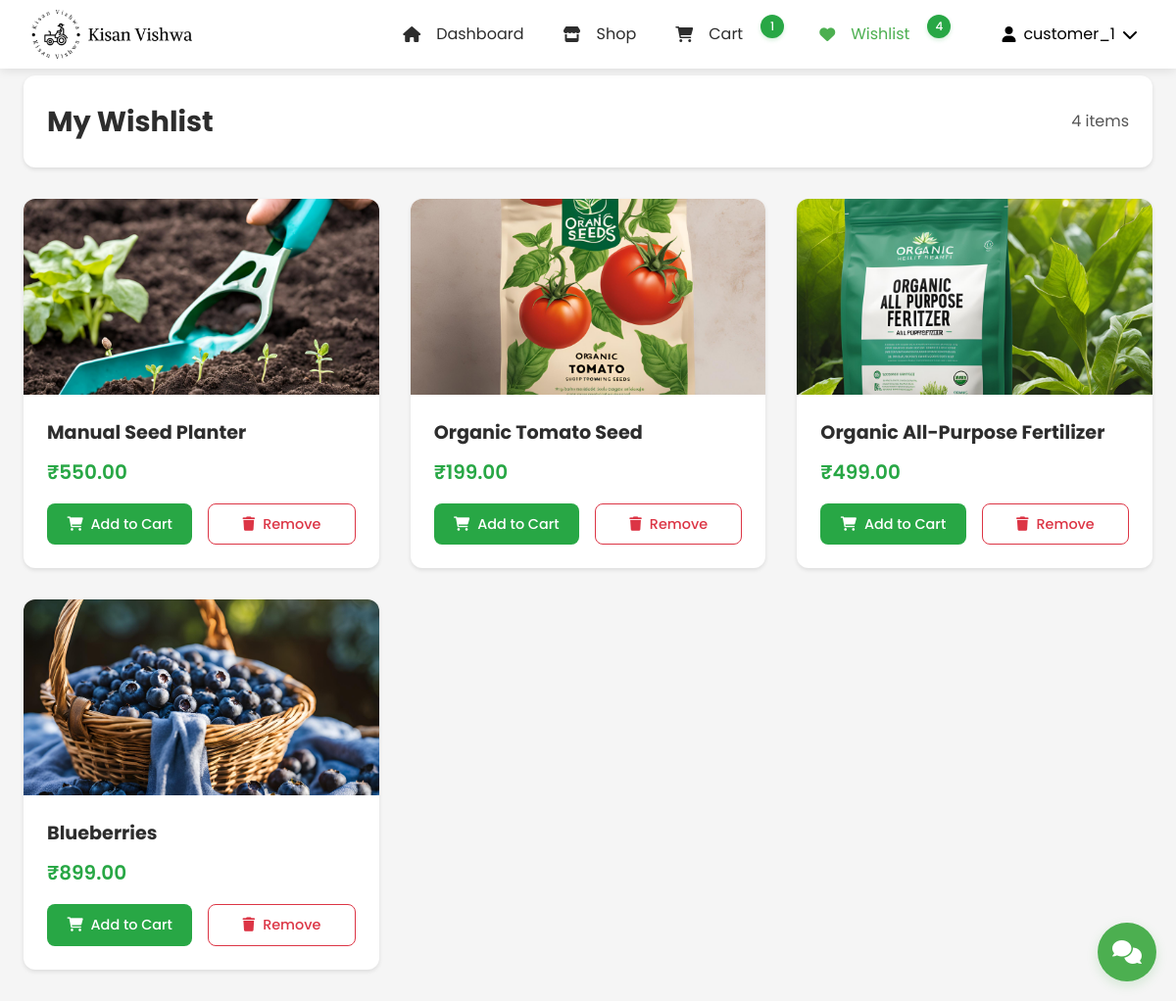
/customer/wishlist/ (signed in), run on the app's committed database.
### customer_app/models.py (models this page shows)
class Wishlist(models.Model):
    user = models.ForeignKey(User, on_delete=models.CASCADE)
    product = models.ForeignKey(Product, on_delete=models.CASCADE)
    created_at = models.DateTimeField(auto_now_add=True)
    class Meta:
        unique_together = ('user','product')

### product_app/models.py (models this page shows, shortened)
class Product(models.Model):
    CATEGORY_CHOICES = [
        ('vegetables', 'Vegetables'),
        ('fruits', 'Fruits'),
        ('grains', 'Grains'),
        ('dairy', 'Dairy'),
        ('tools', 'Tools & Equipment'),
        ('seeds', 'Seeds & Saplings'),
        ('pesticides', 'Pesticides & Fertilizers'),
        ('organic', 'Organic Products'),
        ('livestock', 'Livestock & Feed'),
        ('other', 'Other')
    ]
    name = models.CharField(max_length=200)
    category = models.CharField(max_length=100, choices=CATEGORY_CHOICES, default='other')
    price = models.DecimalField(max_digits=10, decimal_places=2)
    quantity = models.IntegerField()
    description = models.TextField()
    image = models.ImageField(
        upload_to='products/',
        null=True,
        blank=True
    )
    farmer = models.ForeignKey(User, on_delete=models.CASCADE)
    created_at = models.DateTimeField(auto_now_add=True)
    updated_at = models.DateTimeField(auto_now=True)
    is_featured = models.BooleanField(default=False)
    is_deleted = models.BooleanField(default=False)
    def get_image_url(self):
        if self.image and hasattr(self.image, 'url'):
            return self.image.url
        return static('images/default_product.jpg')

### customer_app/views.py (the view)
# urls.py: path('wishlist/', views.view_wishlist, name='customer_wishlist'),
@login_required
def view_wishlist(request):
    wishlist_items = Wishlist.objects.filter(user=request.user)
    return render(request, 'customer_app/wishlist.html', {'wishlist_items': wishlist_items})

### customer_app/context_processors.py (called while the page is built, shortened)
def wishlist_and_cart_counts(request):
    if request.user.is_authenticated:
        cart_items = CartItem.objects.filter(user=request.user).select_related('product')
        wishlist_items = Wishlist.objects.filter(user=request.user)
        return {
            'cart_items_count': cart_items.count(),
            'cart_total': sum(item.total_price for item in cart_items),
            'wishlist_count': wishlist_items.count(),
            'wishlist_product_ids': set(item.product_id for item in wishlist_items)
        }

def wishlist_status(request):
    if request.user.is_authenticated:
        wishlist_items = Wishlist.objects.filter(user=request.user).select_related('product')
        return {
            'wishlist_product_ids': set(item.product.id for item in wishlist_items),
            'wishlist_products': [item.product for item in wishlist_items]
        }
    return {
        'wishlist_product_ids': set(),
        'wishlist_products': []
    }

def product_categories(request):
    CATEGORY_ICONS = {
        'vegetables': 'fa-carrot',
        'fruits': 'fa-apple-alt',
        'grains': 'fa-wheat',
        'dairy': 'fa-cheese',
        'tools': 'fa-tools',
        'seeds': 'fa-seedling',
        'pesticides': 'fa-spray-can',
        'organic': 'fa-leaf',
        'livestock': 'fa-cow',
        'other': 'fa-box'
    }
    return {
        'PRODUCT_CATEGORIES': Product.CATEGORY_CHOICES,
        'CATEGORY_ICONS': CATEGORY_ICONS
    }

### customer_app/models.py (called while the page is built)
    @property
    def total_price(self):
        return self.product.price * self.quantity

### customer_app/templates/customer_app/wishlist.html (shortened to what this page needs)
{% load static %}
<!DOCTYPE html>
<html lang="en">
<head>
    <link rel="stylesheet" href="https://cdnjs.cloudflare.com/ajax/libs/normalize/8.0.1/normalize.min.css">
    <link rel="stylesheet" href="https://cdnjs.cloudflare.com/ajax/libs/font-awesome/6.0.0/css/all.min.css">
    <link rel="stylesheet" type="text/css" href="{% static 'css/CustomerNavBar.css' %}">
    <link rel="stylesheet" type="text/css" href="{% static 'css/customerdesign.css' %}">
    <link rel="stylesheet" type="text/css" href="{% static 'css/wishlist.css' %}">
    <link rel="stylesheet" href="{% static 'css/chat_widget.css' %}">
</head>
<body>
    {% include 'NavBar/CustomerNavBar.html' %}
    <main class="main-container">
        <div class="wishlist-header">
            <h1>My Wishlist</h1>
            <div class="wishlist-summary">
                <span>{{ wishlist_items|length }} items</span>
            </div>
        </div>
        {% if wishlist_items %}
            <div class="wishlist-grid">
                {% for item in wishlist_items %}
                    <div class="wishlist-card" data-product-id="{{ item.product.id }}">
                        <div class="wishlist-image">
                            <img src="{{ item.product.get_image_url }}" alt="{{ item.product.name }}">
                        </div>
                        <div class="wishlist-content">
                            <h2>{{ item.product.name }}</h2>
                            <p class="price">₹{{ item.product.price }}</p>
                            <div class="wishlist-actions">
                                <button onclick="addToCart('{{ item.product.id }}', this)" class="add-to-cart-btn">
                                    <i class="fas fa-shopping-cart"></i> Add to Cart
                                </button>
                                <button onclick="toggleWishlist('{{ item.product.id }}')" class="remove-btn">
                                    <i class="fas fa-trash"></i> Remove
                                </button>
                            </div>
                        </div>
                    </div>
                {% endfor %}
            </div>
        {% endif %}
    </main>
    <div id="chat-widget-container">
        {% include 'chatbot_app/chat_widget.html' %}
    </div>
</body>
</html>

### templates/NavBar/CustomerNavBar.html (shortened to what this page needs)
{% load static %}
<header class="site-header">
    <div class="header-container">
        <div class="brand">
            <a href="{% url 'customer_dashboard' %}" class="logo">
                <img src="{% static 'images/kisan_vishwa_logo.png' %}" alt="Kisan Vishwa Logo">
            </a>
        </div>
        <nav class="main-nav">
            <ul class="nav-list">
                <li>
                    <a href="{% url 'customer_dashboard' %}" class="nav-item {% if request.resolver_match.url_name == 'customer_dashboard' %}active{% endif %}">
                        <i class="fas fa-home"></i>
                        <span>Dashboard</span>
                    </a>
                </li>
                <li>
                    <a href="{% url 'shop' %}" class="nav-item {% if request.resolver_match.url_name == 'shop' %}active{% endif %}">
                        <i class="fas fa-store"></i>
                        <span>Shop</span>
                    </a>
                </li>
                <li>
                    <a href="{% url 'customer_cart' %}" class="nav-item {% if request.resolver_match.url_name == 'customer_cart' %}active{% endif %}">
                        <i class="fas fa-shopping-cart"></i>
                        <span>Cart</span>
                        {% if cart_items_count > 0 %}
                            <span class="badge">{{ cart_items_count }}</span>
                        {% endif %}
                    </a>
                </li>
                <li>
                    <a href="{% url 'customer_wishlist' %}" class="nav-item {% if request.resolver_match.url_name == 'customer_wishlist' %}active{% endif %}">
                        <i class="fas fa-heart"></i>
                        <span>Wishlist</span>
                        {% if wishlist_count > 0 %}
                            <span class="badge">{{ wishlist_count }}</span>
                        {% endif %}
                    </a>
                </li>
            </ul>
            <div class="user-menu">
                <button class="user-menu-toggle">
                    <div class="user-info">
                        {% if user.customer_profile.profile_picture %}
                            <img src="{{ user.customer_profile.profile_picture.url }}" alt="" class="user-avatar">
                        {% else %}
                            <i class="fas fa-user"></i>
                        {% endif %}
                        <span>{{ user.username }}</span>
                        <i class="fas fa-chevron-down"></i>
                    </div>
                </button>
            </div>
        </nav>
    </div>
</header>

### static/css/CustomerNavBar.css (style rules this page uses)
:root { --warm-beige: #FAF7F2; --dark-beige: #E5E0D8; --dark-gray: #333333; --white: #ffffff; --forest-green: #28A745; --dark-green: #218838; --light-gray: #f9f9f9; --text-gray: #4A4A4A; --text-primary: #2D2D2D; --text-secondary: #555; --border-color: #e0e0e0; --shadow-color: rgba(0, 0, 0, 0.1); }
.site-header { background-color: var(--white); box-shadow: 0 2px 10px var(--shadow-color); position: fixed; width: 100%; top: 0; left: 0; z-index: 100; height: 70px; display: flex; align-items: center; isolation: isolate; }
.header-container { max-width: 1200px; width: 100%; margin: 0 auto; padding: 0 2rem; display: flex; justify-content: flex-start; align-items: center; height: 100%; gap: 2rem; }
.brand { display: flex; align-items: center; flex-shrink: 0; }
.logo { display: flex; align-items: center; text-decoration: none; color: var(--text-primary); padding-left: 0; }
.logo img { height: 50px; width: auto; margin-right: 12px; }
.main-nav { display: flex; align-items: center; margin-left: auto; gap: 1rem; isolation: isolate; }
.nav-list { display: flex; list-style: none; margin: 0; padding: 0; align-items: center; gap: 0.5rem; }
.nav-item { position: relative; display: flex; align-items: center; padding: 0.75rem 1rem; color: var(--text-primary); text-decoration: none; transition: color 0.3s; height: 100%; gap: 8px; }
.nav-item i { margin-right: 8px; }
.nav-item.active { color: #4CAF50; }
.badge { background-color: #4CAF50; color: white; padding: 4px 8px; border-radius: 12px; font-size: 0.75rem; font-weight: 500; min-width: 20px; height: 20px; display: inline-flex; align-items: center; justify-content: center; margin-left: 6px; box-shadow: 0 2px 4px rgba(76, 175, 80, 0.2); position: relative; top: -2px; }
.user-menu { position: relative; margin-left: 1rem; height: 100%; display: flex; align-items: center; }
.user-menu-toggle { background: none; border: none; padding: 0.5rem; cursor: pointer; display: flex; align-items: center; }
.user-info { display: flex; align-items: center; gap: 8px; }
body { padding-top: 45px !important; margin: 0; font-family: 'Poppins', sans-serif; isolation: isolate; }
@media (min-width: 1200px) { .header-container { padding: 0 2rem; } }

### static/css/customerdesign.css (style rules this page uses)
:root { --primary-color: #28a745; --secondary-color: #218838; --background-color: #FAF7F2; --text-primary: #2D2D2D; --text-secondary: #4A4A4A; --text-body: #555555; --white: #ffffff; --border-color: #e0e0e0; --shadow-sm: 0 2px 4px rgba(0, 0, 0, 0.1); --shadow-md: 0 4px 6px rgba(0, 0, 0, 0.1); --shadow-lg: 0 8px 16px rgba(0, 0, 0, 0.15); }
body { font-family: 'Poppins', sans-serif; margin: 0; padding: 0; background-color: var(--background-color); color: var(--text-body); line-height: 1.6; }
.main-container { max-width: 1200px; margin: 0 auto; padding: 2rem 1rem; min-height: calc(100vh - 70px); position: relative; z-index: 1; }
img { max-width: 100%; height: auto; }
.badge { background-color: var(--primary-color); color: var(--white); font-size: 0.75rem; font-weight: 500; min-width: 24px; height: 24px; padding: 0; border-radius: 50%; display: inline-flex; align-items: center; justify-content: center; margin-left: 6px; box-shadow: 0 2px 4px rgba(40, 167, 69, 0.2); position: relative; top: -8px; right: -4px; }

### customer_app/templates/customer_app/wishlist.html (style rules this page uses)
body { padding-top: 70px; background-color: #f5f5f5; }
.add-to-cart-btn { transition: all 0.3s ease; }

### data on the page
Wishlist: product.get_image_url (picture), product.name "Manual Seed Planter", product.price "550.00"
Wishlist: product.get_image_url (picture), product.name "Organic Tomato Seed", product.price "199.00"
Wishlist: product.get_image_url (picture), product.name "Organic All-Purpose Fertilizer", product.price "499.00"
Wishlist: product.get_image_url (picture), product.name "Blueberries", product.price "899.00"

### other printed values
{{ cart_items_count }} "1"
{{ wishlist_count }} "4"
{{ user.username }} "customer_1"
{{ wishlist_items|length }} "4"
